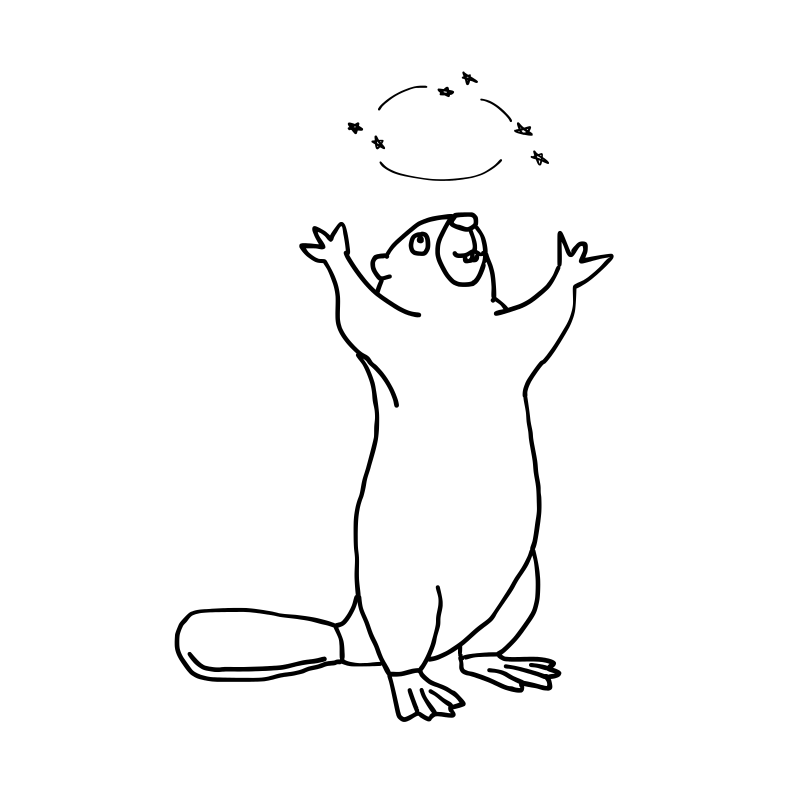
#> input picture assets/castor-beaver-black.png, 2380 x 2380 px (shown at 1/3 size); the run also reads 1 picture not shown here
$ python make_icons.py
#> lines starting #> are read from the running program, lines starting #| are printed output that depends on the picture; after the words box and inside, x2 and y2 are one past the last pixel; in counts of white or black regions, pixels touching at a corner belong together
# /// script
# requires-python = ">=3.12"
# dependencies = ["numpy", "pillow", "scipy"]
# ///
"""Resize the hand-drawn art into the files the frontend serves.

    uv run assets/make_icons.py

Pillow and scipy are declared inline rather than added to the project: this runs
when the drawing changes, which is roughly never, and neither library has any
business being installed to calculate an exposure time.

All three sources are authored, and none is derivable from another:

  castor-beaver-black.png   line art for a light background
  castor-beaver-white.png   the same figure for a dark one, with the eye redrawn
                            — inverting the black one turns an outlined pupil
                            into a white blob inside a white ring, which stops
                            reading as an eye
  castor-icon.png           the app-icon composition: its own plate, rounded
                            corners, heavier strokes and a tighter crop

So this script only ever resizes. The one thing it adds is thickening, and only
because no drawing survives it: below about 48 px the strokes fall under a pixel
and the figure greys out into a smudge whatever weight it was drawn at.
"""
import numpy as np
from PIL import Image
from pathlib import Path
from scipy import ndimage

HERE = Path(__file__).resolve().parent
OUT = HERE.parent / "src" / "castorGUI" / "frontend" / "img"
DESKTOP = HERE / "desktop"

LOGO_HEIGHT = 900

#: Thickening, in source pixels, as a function of the target size. Tuned by eye
#: against a browser tab: at 32 px this is the point where the ring of stars
#: still reads as separate from the head instead of merging into it.
THICKEN = 1600


def _trim(alpha, pad=0.02):
    ink = alpha > 16
    cols, rows = np.nonzero(ink.sum(axis=0))[0], np.nonzero(ink.sum(axis=1))[0]
    margin = int(max(np.ptp(cols), np.ptp(rows)) * pad)
    return (max(0, cols.min() - margin), max(0, rows.min() - margin),
            cols.max() + margin, rows.max() + margin)


def _logo(source, destination):
    """Trim to the drawing and scale. Transparency and colour are left alone."""
    image = Image.open(source).convert("RGBA")
    body = image.crop(_trim(np.array(image)[..., 3]))
    width = round(body.width * LOGO_HEIGHT / body.height)
    body.resize((width, LOGO_HEIGHT), Image.LANCZOS).save(destination)


def _icon(source, destination, size):
    """Scale the app icon, thickening its strokes on the way down.

    The plate and its rounded corners ride along in the resize; only the ink is
    thickened, so the corner radius stays the one that was drawn rather than
    swelling shut at small sizes.
    """
    image = Image.open(source).convert("RGBA")
    plate, ink_dark = image.getchannel("A"), 255 - np.array(image.convert("L"))
    ink = (ink_dark * (np.array(plate) > 16)).astype(np.float32)

    thickness = round(THICKEN / size)
    if thickness > 1:
        ink = ndimage.grey_dilation(ink, size=(thickness, thickness))

    scaled_plate = plate.resize((size, size), Image.LANCZOS)
    scaled_ink = Image.fromarray(ink.astype(np.uint8), "L").resize((size, size), Image.LANCZOS)

    out = Image.new("RGBA", (size, size), (0, 0, 0, 0))
    out.paste(image.convert("RGB").resize((size, size), Image.LANCZOS), (0, 0), scaled_plate)
    black = Image.new("RGBA", (size, size), (17, 17, 17, 0))
    black.putalpha(scaled_ink)
    out.alpha_composite(black)
    out.putalpha(scaled_plate)
    return out.save(destination)


#: Apple's required .iconset members: (filename, pixel size). The @2x entries
#: are what a Retina Dock actually samples — omit them and Big Sur silently
#: falls back to its own generic rounded-square plate behind an inset copy of
#: whatever size it could find, which is the "icon in a box" look this exists
#: to avoid. 16 px was missing from the previous approach entirely.
ICONSET_MEMBERS = (
    ("icon_16x16.png", 16), ("icon_16x16@2x.png", 32),
    ("icon_32x32.png", 32), ("icon_32x32@2x.png", 64),
    ("icon_128x128.png", 128), ("icon_128x128@2x.png", 256),
    ("icon_256x256.png", 256), ("icon_256x256@2x.png", 512),
    ("icon_512x512.png", 512), ("icon_512x512@2x.png", 1024),
)


def _desktop(source):
    """The platform icon containers build.spec points at.

    The .ico is written directly — Pillow's writer needs only the size list.
    The .icns is not: Pillow's own ICNS encoder skips 16 px and writes a single
    entry per byte-size with no @1x/@2x distinction, which is exactly the
    malformed shape that makes Big Sur+ distrust an icon and re-box it in a
    system-drawn plate. `iconutil` is the tool Apple's own icon compiler uses
    and is what actually settles that, which needs macOS and is why both output
    files are committed rather than built fresh every time.
    """
    import shutil, subprocess, tempfile

    DESKTOP.mkdir(parents=True, exist_ok=True)
    image = Image.open(source).convert("RGBA")
    image.save(DESKTOP / "castor.ico",
               sizes=[(16, 16), (32, 32), (48, 48), (64, 64), (128, 128), (256, 256)])

    if shutil.which("iconutil") is None:
        print("  iconutil not found (not macOS) — castor.icns left as committed")
        return

    with tempfile.TemporaryDirectory() as tmp:
        iconset = Path(tmp) / "castor.iconset"
        iconset.mkdir()
        for name, size in ICONSET_MEMBERS:
            image.resize((size, size), Image.LANCZOS).save(iconset / name)
        subprocess.run(
            ["iconutil", "-c", "icns", str(iconset), "-o", str(DESKTOP / "castor.icns")],
            check=True,
        )


def main():
    OUT.mkdir(parents=True, exist_ok=True)
    _logo(HERE / "castor-beaver-black.png", OUT / "castor-logo-black.png")
#> in _logo, image is the input picture: PIL image 2380x2380 RGBA; mean R, G, B, A 0, 0, 0, 6.6
#> in _trim, `ink = alpha > 16`:
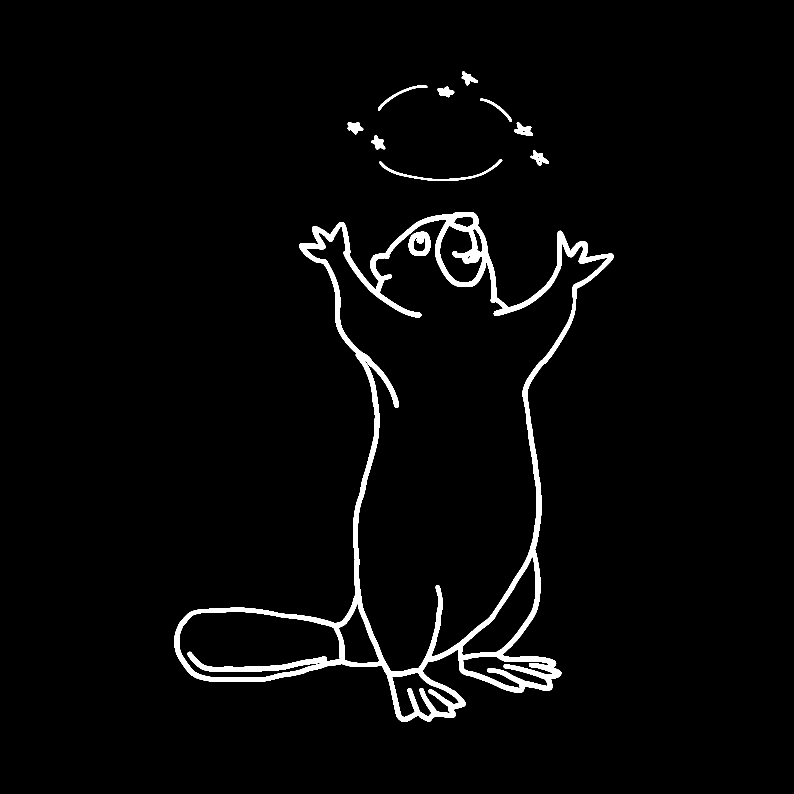
#> ink: shape (2380, 2380) bool (shown at 1/3 size); 2.8% white; 11 white regions, largest, box (x1, y1, x2, y2) and area: (524, 637, 1841, 2166) 142522, (1226, 695, 1291, 768) 2994, (1138, 477, 1507, 543) 2491
#> in _trim, `cols, rows = np.nonzero(ink.sum(axis=0))[0], np.nonzero(ink.sum(axis=1..`: cols = 1317 values from 524 to 1840; rows = 1853 values from 214 to 2165
#> in _trim, `margin = int(max(np.ptp(cols), np.ptp(rows)) * pad)`: margin = 39
#> in _logo, `body = image.crop(_trim(np.array(image)[..., 3]))`:
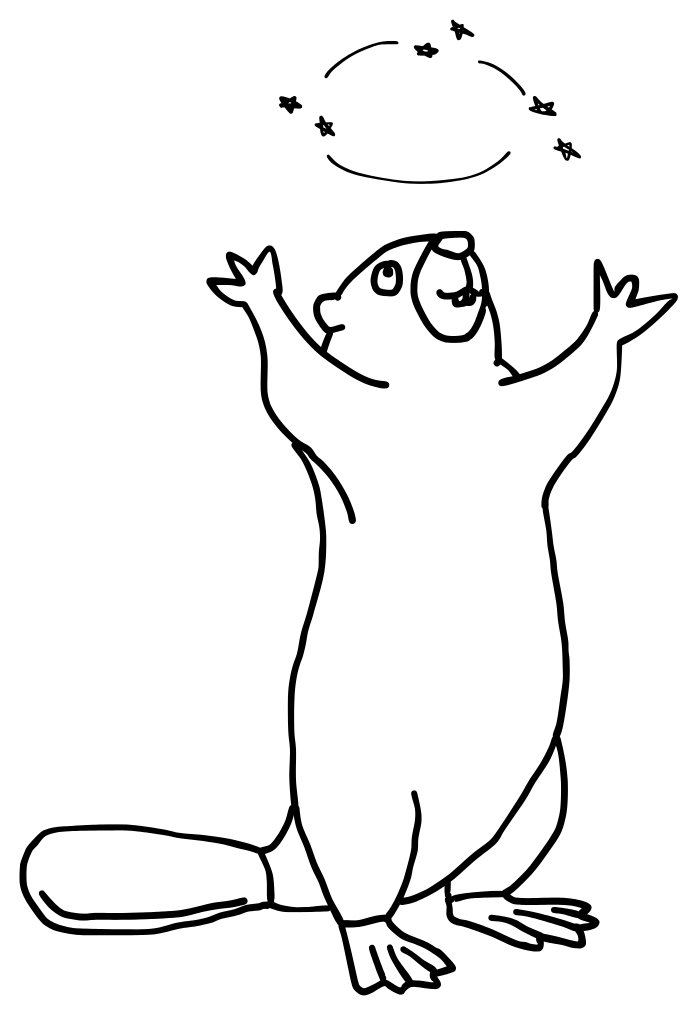
#> body: PIL image 1394x2029 RGBA (shown at 1/2 size); mean R, G, B, A 0, 0, 0, 13.2; transparent parts drawn white
#> in _logo, `body.resize((width, LOGO_HEIGHT), Image.LANCZOS).save(destination)`:
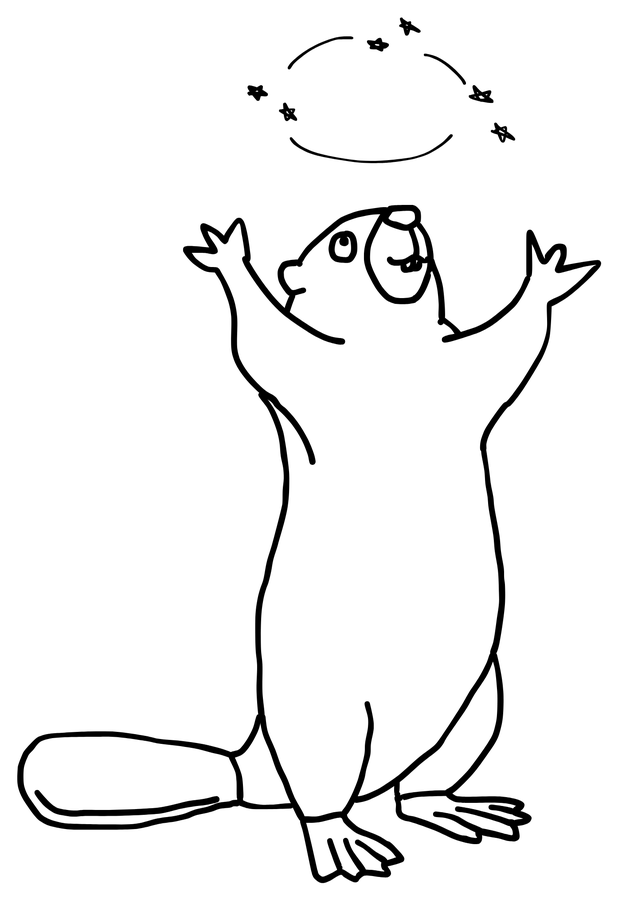
#> saved as castor-logo-black.png: PIL image 618x900 RGBA; mean R, G, B, A 0, 0, 0, 13.2; transparent parts drawn white
    _logo(HERE / "castor-beaver-white.png", OUT / "castor-logo-white.png")
#> in _trim (call 2), `ink = alpha > 16`: ink: shape (2380, 2380) bool; 2.8% white; 11 white regions, largest, box (x1, y1, x2, y2) and area: (524, 637, 1841, 2166) 142519, (1226, 695, 1291, 768) 3980, (1138, 477, 1507, 543) 2490
#> in _logo (call 2), `body = image.crop(_trim(np.array(image)[..., 3]))`:
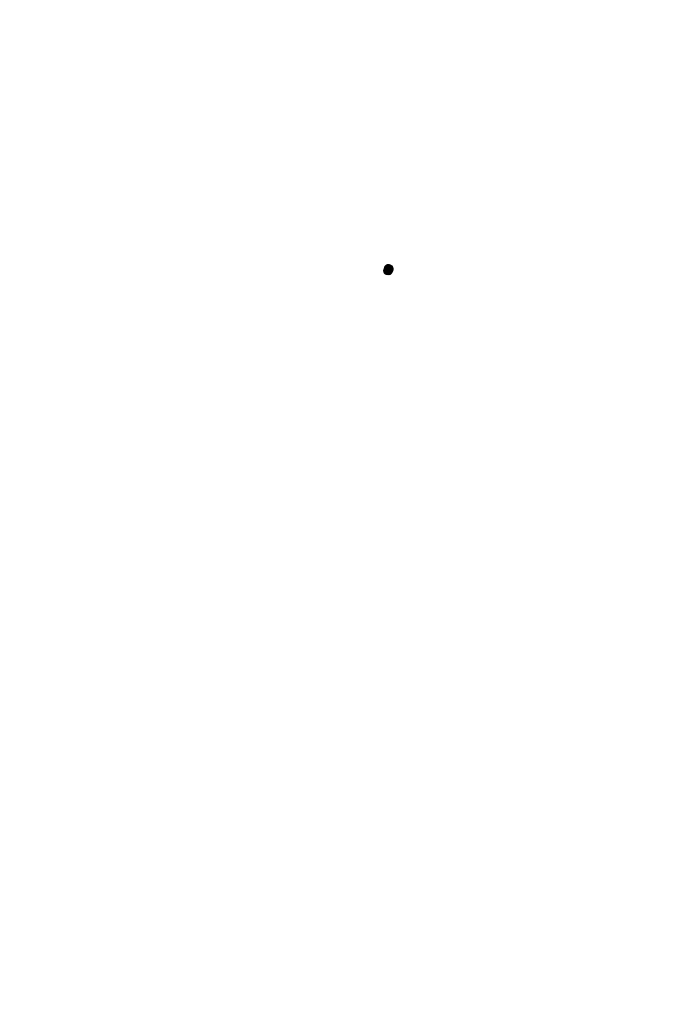
#> body: PIL image 1394x2029 RGBA (shown at 1/2 size); mean R, G, B, A 14.3, 14.3, 14.3, 13.3; transparent parts drawn white
#> in _logo (call 2), `body.resize((width, LOGO_HEIGHT), Image.LANCZOS).save(destination)`:
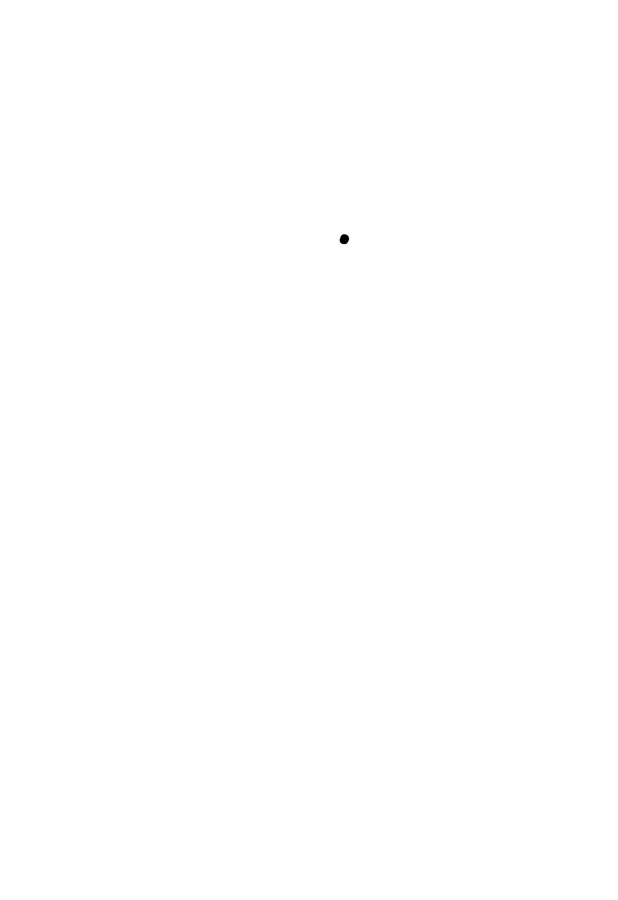
#> saved as castor-logo-white.png: PIL image 618x900 RGBA; mean R, G, B, A 20.5, 20.5, 20.5, 13.3; transparent parts drawn white
    _icon(HERE / "castor-icon.png", OUT / "favicon-32.png", 32)
    _icon(HERE / "castor-icon.png", OUT / "apple-touch-icon.png", 180)
    _desktop(HERE / "castor-icon.png")

    for path in sorted(OUT.iterdir()) + sorted(DESKTOP.iterdir()):
        with Image.open(path) as image:
            print(f"  {path.name:<24} {image.size[0]}x{image.size[1]}  "
                  f"{path.stat().st_size / 1024:.1f} KB")


if __name__ == "__main__":
#> (the run stopped early here; a loop or call above may not have finished)
